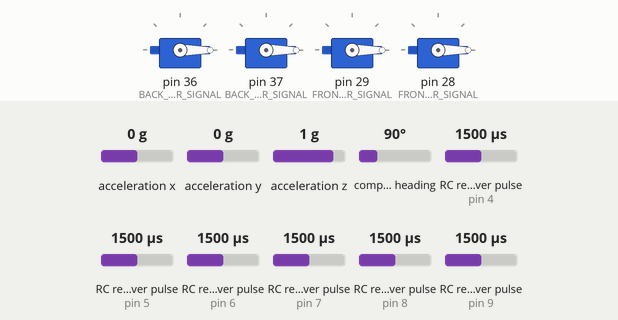
Simulated run of this sketch. Board: Arduino Mega 2560, built with avr-gcc and run on an emulated ATmega2560. Shown: 4 × servo. Wiring (inferred from the names in the program): 6 × RC receiver channel: data pin 4 / data pin 5 / data pin 6 / data pin 7 / data pin 8 / data pin 9. The test bench sets the inputs (shaded band); at power-on: RC receiver pulse (sensors on pin 4, pin 8, pin 7, pin 5, pin 6, pin 9) 1500 µs, compass heading 90°, acceleration x 0 g, acceleration y 0 g, acceleration z 1 g. No radio packets arrive unless stated; what the sketch prints to the serial monitor is not drawn.

Above: at 4.3 s.
4.4 s: RC receiver pulse (sensor on pin 4) set to 1881 µs
5.9 s: RC receiver pulse (sensor on pin 4) set to 1906 µs
At 6.9 s:
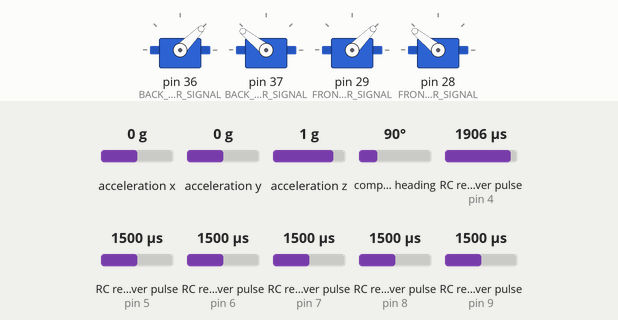
7.4 s: compass heading set to 175°
At 8.1 s:
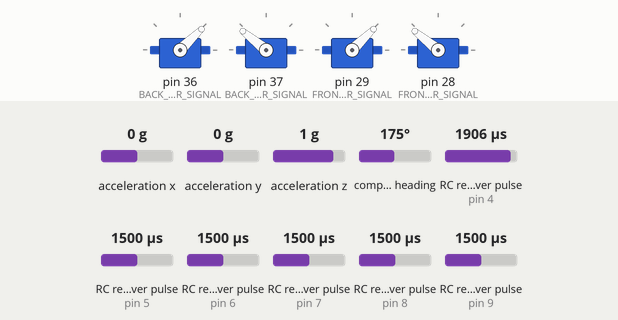
10.4 s: compass heading set to 184°
At 11.6 s:
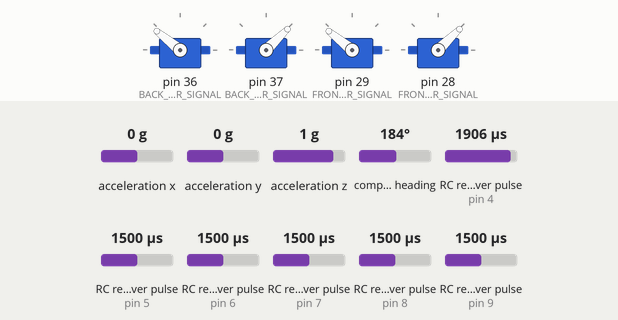
12.2 s: RC receiver pulse (sensor on pin 8) set to 1020 µs
At 12.43 s:
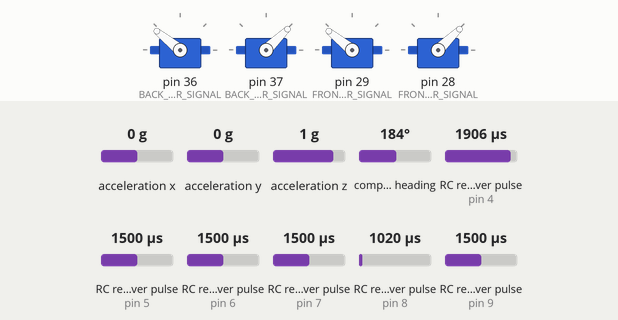
14.1 s: RC receiver pulse (sensor on pin 7) set to 1020 µs
At 15.2 s:
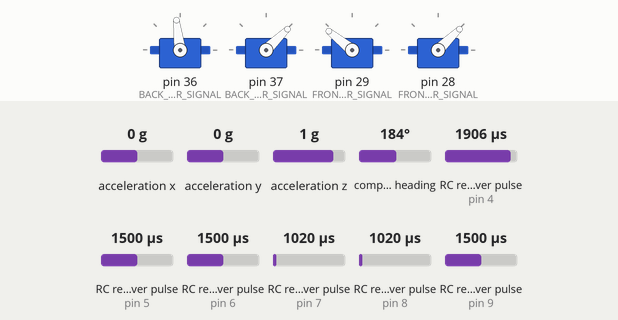
Timing chart, 0 to 16.7 s (numbered marks = the images above; inputs shaded):
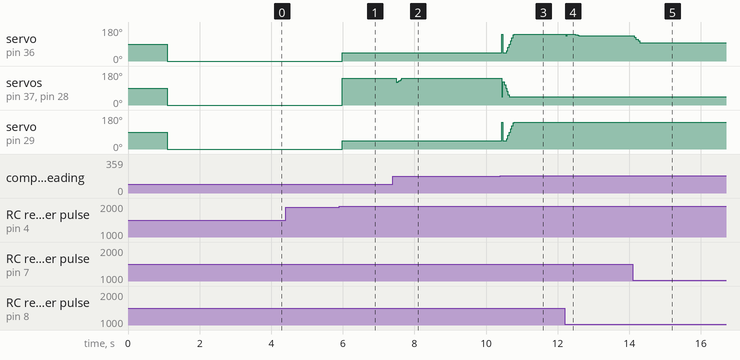

The sketch:

ESCProgrammer.ino
```cpp
#include <Servo.h>
#include <Wire.h>
#include <Adafruit_Sensor.h>
#include <Adafruit_BNO055.h>
#include <utility/imumaths.h>
#include <RH_RF95.h>

// Serial debug
#define SERIAL_DEBUG

#ifdef SERIAL_DEBUG
#define PLN(x) (Serial.println(x))
#define P(x) (Serial.print(x))
#define PFLOAT(x, y) (Serial.print(x, y))
#endif

#ifndef SERIAL_DEBUG
#define PLN(x)
#define P(x)
#define PFLOAT(x, y)
#endif

// PINS
#define BACK_LEFT_MOTOR_SIGNAL 36
#define BACK_RIGHT_MOTOR_SIGNAL 37
#define FRONT_LEFT_MOTOR_SIGNAL 28
#define FRONT_RIGHT_MOTOR_SIGNAL 29

#define CHANNEL1_SIGNAL 9 // Roll
#define CHANNEL2_SIGNAL 8 // Pitch
#define CHANNEL3_SIGNAL 7 // Speed
#define CHANNEL4_SIGNAL 6 // Yaw
#define CHANNEL5_SIGNAL 5 // Mode
#define CHANNEL6_SIGNAL 4 // Arm

#define RFM95_CS 24
#define RFM95_RST 25
#define RFM95_INT 26

// SETTINGS
#define RF95_FREQ 434.0

const float blBias = 1;
const float brBias = 1;
const float flBias = 1;
const float frBias = 1;

const float kp = 0.5;
const float ki = 0.5;
const float kd = 5;
const float offset = 0;
const float clampMin = 1000;
const float clampMax = 2000;

// OBJECTS
Servo escBL, escBR, escFR, escFL;
Adafruit_BNO055 bno = Adafruit_BNO055(55);
RH_RF95 rf95(RFM95_CS, RFM95_INT);

// INPUTS
unsigned int tindex = 0;

int ch1Value = 0;
int ch2Value = 0;
int ch3Value = 0;
int ch4Value = 0;
int ch5Value = 0;
int ch6Value = 0;

int ch3Input[5] = { 0, 0, 0, 0, 0 };
int ch3Avg = 0;

float pitchErrors[10] = { 0, 0, 0, 0, 0, 0, 0, 0, 0, 0 };
float rollErrors[10] = { 0, 0, 0, 0, 0, 0, 0, 0, 0, 0 };
float yawErrors[10] = { 0, 0, 0, 0, 0, 0, 0, 0, 0, 0 };
float pitchTarget = 0;
float rollTarget = 0;
float yawTarget = 0;

struct Orientation {
    float Pitch;
    float Roll;
    float Yaw;
};

struct Data {
    int elapsed;
    float flOutput;
    float frOutput;
    float blOutput;
    float brOutput;
    Orientation orientation;
    float pPitch;
    float iPitch;
    float dPitch;
    float pRoll;
    float iRoll;
    float dRoll;
    float pYaw;
    float iYaw;
    float dYaw;
    float ch1;
    float ch2;
    float ch3;
    float ch4;
    float ch5;
    float ch6;
};

union radioPacket
{
    Data dat;
    uint8_t bytes[92];
};

Orientation GetOrientation() {
    // Get a new sensor event
    sensors_event_t event;
    bno.getEvent(&event);
    Orientation orientation;
    orientation.Pitch = event.orientation.y;
    orientation.Roll = event.orientation.z;
    orientation.Yaw = event.orientation.x;
    return orientation;
}

float clamp(float in, float min, float max) {
    if (in < min)
        return min;
    if (in > max)
        return max;
    return in;
}

void InitRadio()
{
    while (!rf95.init())
    {
        PLN(F("LoRa radio init failed"));
        while (1);
    }
    PLN(F("LoRa radio init OK"));

    if (!rf95.setFrequency(RF95_FREQ)) {
        PLN(F("setFrequency failed"));
        while (1);
    }
    P(F("Set Freq to: "));
    PLN(RF95_FREQ);

    rf95.setTxPower(23);
}

void getChannelInputs() {
    ch3Value = pulseIn(CHANNEL3_SIGNAL, HIGH, 20000);
    ch3Input[tindex % 5] = ch3Value;
    ch3Value = 0;
    for (int i = 0; i < 5; i++)
    {
        ch3Value += ch3Input[i];
    }
    ch3Value /= 5;

    if (tindex % 5 == 0) {
        ch1Value = pulseIn(CHANNEL1_SIGNAL, HIGH, 20000);
    }
    if (tindex % 5 == 1) {
        ch2Value = pulseIn(CHANNEL2_SIGNAL, HIGH, 20000);
    }
    if (tindex % 5 == 2) {
        ch4Value = pulseIn(CHANNEL4_SIGNAL, HIGH, 20000);
    }
    if (tindex % 5 == 3) {
        ch5Value = pulseIn(CHANNEL5_SIGNAL, HIGH, 20000);
    }
    if (tindex % 5 == 4) {
        ch6Value = pulseIn(CHANNEL6_SIGNAL, HIGH, 20000);
    }
}

void Transmit(uint8_t* radiopacket, int size)
{
    //P(F("Sending: "));
    //PLN((char*)radiopacket);
    if (rf95.send((uint8_t*)radiopacket, size))
    {
        //PLN(F("Success, queued for transmission"));
    }
    else
    {
        PLN(F("Failure, CAD timeout"));
    }
}

void setup() {
    delay(100);
#ifdef SERIAL_DEBUG
    Serial.begin(2000000);    // start serial at 115200  baud
#endif // SERIAL_DEBUG

    escBL.attach(BACK_LEFT_MOTOR_SIGNAL);    // attached to pin 9 I just do this with 1 Servo
    escBR.attach(BACK_RIGHT_MOTOR_SIGNAL);
    escFR.attach(FRONT_RIGHT_MOTOR_SIGNAL);
    escFL.attach(FRONT_LEFT_MOTOR_SIGNAL);

    pinMode(CHANNEL1_SIGNAL, INPUT);
    pinMode(CHANNEL2_SIGNAL, INPUT);
    pinMode(CHANNEL3_SIGNAL, INPUT);
    pinMode(CHANNEL4_SIGNAL, INPUT);
    pinMode(CHANNEL5_SIGNAL, INPUT);
    pinMode(CHANNEL6_SIGNAL, INPUT);

    if (!bno.begin())
    {
        PLN(F("Unable to start IMU"));
        while (1);
    }

    InitRadio();

    delay(1000);
    bno.setExtCrystalUse(true);

    // Arming
    escBL.writeMicroseconds(0);
    escBR.writeMicroseconds(0);
    escFR.writeMicroseconds(0);
    escFL.writeMicroseconds(0);
    delay(2000);
}

bool setYaw = true;
bool header = false;
void loop() {
    Orientation orientation = GetOrientation();
    getChannelInputs();

    rollTarget = -map(ch1Value, 1000, 2000, -45, 45);
    pitchTarget = -map(ch2Value, 1000, 2000, -45, 45);

    if (setYaw) {
        setYaw = false;
    }

    // PID
    float pitchError = pitchTarget - orientation.Pitch;
    float pitchErrorSum = 0;

    for (short i = 0; i < 10; i++)
    {
        pitchErrorSum += pitchErrors[i];
    }

    float pPitch = kp * pitchError;
    float iPitch = ki * pitchErrorSum;
    float dPitch = kd * (pitchError - pitchErrors[tindex % 10]);
    float pidPitch = pPitch + iPitch + dPitch;

    float rollError = rollTarget - orientation.Roll;
    float rollErrorSum = 0;

    for (short i = 0; i < 10; i++)
    {
        rollErrorSum += rollErrors[i];
    }

    float pRoll = kp * rollError;
    float iRoll = ki * rollErrorSum;
    float dRoll = kd * (rollError - rollErrors[tindex % 10]);
    float pidRoll = pRoll + iRoll + dRoll;

    float yawError = yawTarget - orientation.Yaw;
    if (yawError > 180)
        yawError -= 360;
    else if (yawError < -180)
        yawError += 360;

    float yawErrorSum = 0;

    for (short i = 0; i < 10; i++)
    {
        yawErrorSum += yawErrors[i];
    }

    float pYaw = kp * yawError;
    float iYaw = ki * yawErrorSum;
    float dYaw = kd * (yawError - yawErrors[tindex % 10]);
    float pidYaw = pYaw + iYaw + dYaw;

    // ESC Values
    float fr = clamp((ch3Value + offset + pidPitch + pidRoll + pidYaw) * frBias, clampMin, clampMax);
    float fl = clamp((ch3Value + offset + pidPitch - pidRoll - pidYaw) * flBias, clampMin, clampMax);
    float br = clamp((ch3Value + offset - pidPitch + pidRoll - pidYaw) * brBias, clampMin, clampMax);
    float bl = clamp((ch3Value + offset - pidPitch - pidRoll + pidYaw) * blBias, clampMin, clampMax);

    // ESC Outputs
    if (ch6Value >= 1900) {
        escFR.writeMicroseconds(fr);
        escFL.writeMicroseconds(fl);
        escBR.writeMicroseconds(br);
        escBL.writeMicroseconds(bl);
    }
    else {
        escBL.writeMicroseconds(0);
        escBR.writeMicroseconds(0);
        escFR.writeMicroseconds(0);
        escFL.writeMicroseconds(0);
    }

    // Increase Index, add new error
    tindex += 1;

    pitchErrors[tindex % 10] = pitchError;
    rollErrors[tindex % 10] = rollError;
    yawErrors[tindex % 10] = yawError;

    if (tindex % 10 == 0) {
        radioPacket pack;
        pack.dat.elapsed = millis();
        pack.dat.blOutput = bl;
        pack.dat.brOutput = br;
        pack.dat.flOutput = fl;
        pack.dat.frOutput = fr;
        pack.dat.orientation = orientation;
        pack.dat.pPitch = pPitch;
        pack.dat.iPitch = iPitch;
        pack.dat.dPitch = dPitch;
        pack.dat.pRoll = pRoll;
        pack.dat.iRoll = iRoll;
        pack.dat.dRoll = dRoll;
        pack.dat.pYaw = pYaw;
        pack.dat.iYaw = iYaw;
        pack.dat.dYaw = dYaw;
        pack.dat.ch1 = ch1Value;
        pack.dat.ch2 = ch2Value;
        pack.dat.ch3 = ch3Value;
        pack.dat.ch4 = ch4Value;
        pack.dat.ch5 = ch5Value;
        pack.dat.ch6 = ch6Value;

        Transmit(pack.bytes, sizeof(pack.bytes));
    }

    // SERIAL_DEBUG
    if (!header) {
        header = true;
        PLN("");
        P("t,fr,fl,br,bl,pitch,roll,yaw,pp,pi,pd,rp,ri,rd,ch1,ch2,ch3,ch4,ch5,ch6");
        PLN("");
    }
    P(millis()); P(",");
    PFLOAT(fr, 4); P(",");
    PFLOAT(fl, 4); P(",");
    PFLOAT(br, 4); P(",");
    PFLOAT(bl, 4); P(",");
    PFLOAT(orientation.Pitch, 4); P(",");
    PFLOAT(orientation.Roll, 4); P(",");
    PFLOAT(orientation.Yaw, 4); P(",");
    PFLOAT(pPitch, 4); P(",");
    PFLOAT(iPitch, 4); P(",");
    PFLOAT(dPitch, 4); P(",");
    PFLOAT(pRoll, 4); P(",");
    PFLOAT(iRoll, 4); P(",");
    PFLOAT(dRoll, 4); P(",");
    PFLOAT(pYaw, 4); P(",");
    PFLOAT(iYaw, 4); P(",");
    PFLOAT(dYaw, 4); P(",");
    P(ch1Value); P(",");
    P(ch2Value); P(",");
    P(ch3Value); P(",");
    P(ch4Value); P(",");
    P(ch5Value); P(",");
    P(ch6Value); PLN("");
}
```

Measured:
- the behaviour switches between 1898 and 1899 µs on RC receiver pulse (sensor on pin 4) (found by bisection; images 0 and 1)
- the behaviour switches between 180 and 181° on compass heading (found by bisection; images 2 and 3)
- after the input at 4.4 s, every drawn part: stays the same
- after the input at 5.9 s, servo on pin 36 (BACK_LEFT_MOTOR_SIGNAL), servo on pin 29 (FRONT_RIGHT_MOTOR_SIGNAL): 0° → 45° after 0.08 s; servo on pin 37 (BACK_RIGHT_MOTOR_SIGNAL), servo on pin 28 (FRONT_LEFT_MOTOR_SIGNAL): 0° → 141° after 0.08 s
- after the input at 7.4 s, servo on pin 36 (BACK_LEFT_MOTOR_SIGNAL), servo on pin 29 (FRONT_RIGHT_MOTOR_SIGNAL): 45° → 44° after 0.05 s
- after the input at 10.4 s, servo on pin 37 (BACK_RIGHT_MOTOR_SIGNAL), servo on pin 28 (FRONT_LEFT_MOTOR_SIGNAL): 141° → 44° at once
- after the input at 12.2 s, servo on pin 36 (BACK_LEFT_MOTOR_SIGNAL): 141° → 134° after 0.28 s
- after the input at 14.1 s, servo on pin 36 (BACK_LEFT_MOTOR_SIGNAL): 134° → 115° at once, → 97° 0.10 s later
